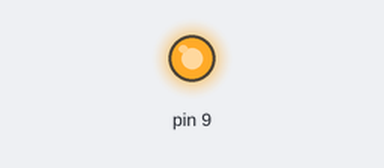
This sketch was run on a simulated Arduino Uno, built with avr-gcc and run on an emulated ATmega328P. On the bench: output pins drawn as LEDs (lit = HIGH).

Above: at 5.0 s.
At 15.0 s:
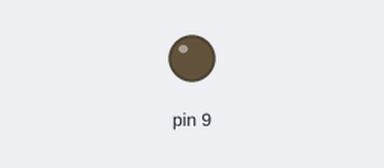
Timing chart, 0 to 26.0 s (numbered marks = the images above):
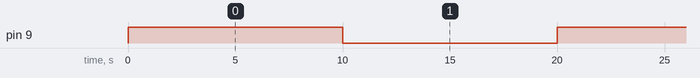

Measured:
- by itself, pin 9: alternates HIGH for 10.0 s and LOW for 10.0 s

The sketch:

Blink_SSR.ino
```cpp
/*
  Blink
 */

int retardo = 10000;

void setup() {
  // Inicializa pin 9 digital como salida
  // SSR está conectado a pin 9:
  pinMode(9, OUTPUT);
}

void loop() {
  digitalWrite(9, HIGH);   // Activación pin 9, activación SSR
  delay(retardo);          // Esperar 1 seg.
  digitalWrite(9, LOW);    // Desactivar pin 9
  delay(retardo);          // Esperar 1 seg.
}
```
